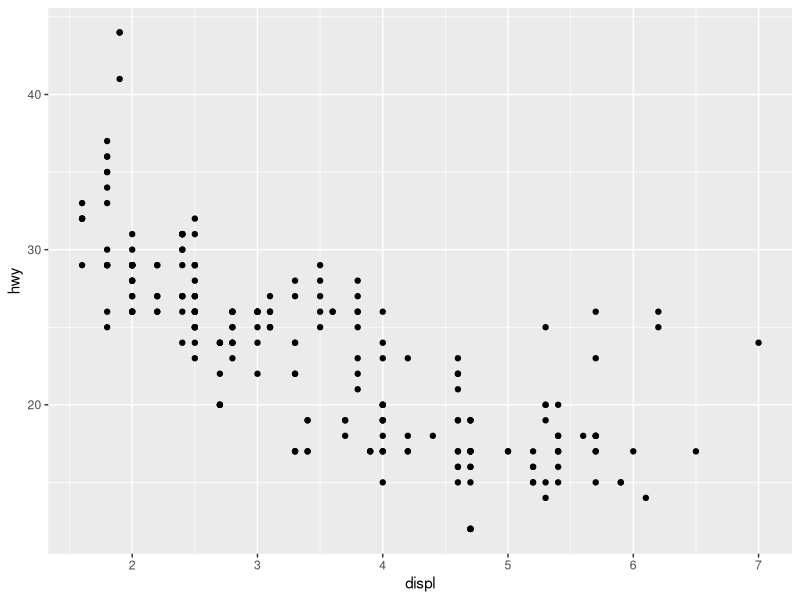
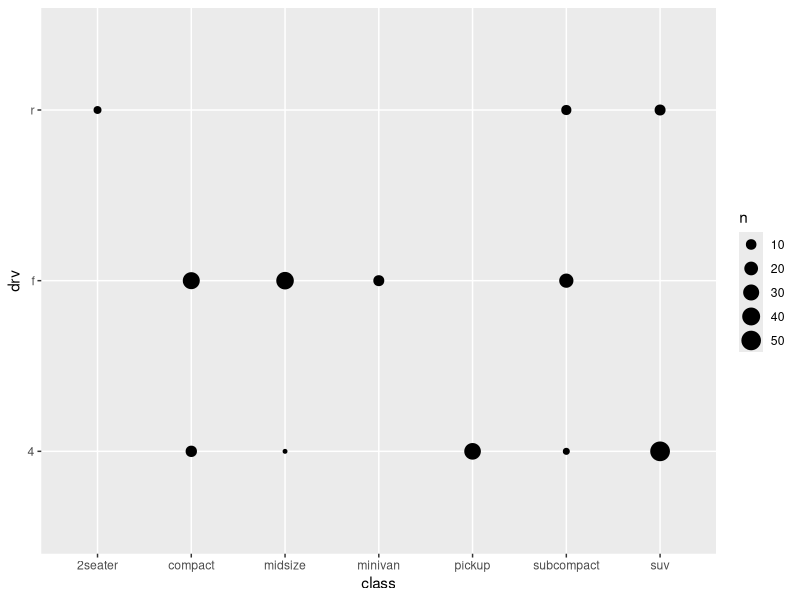
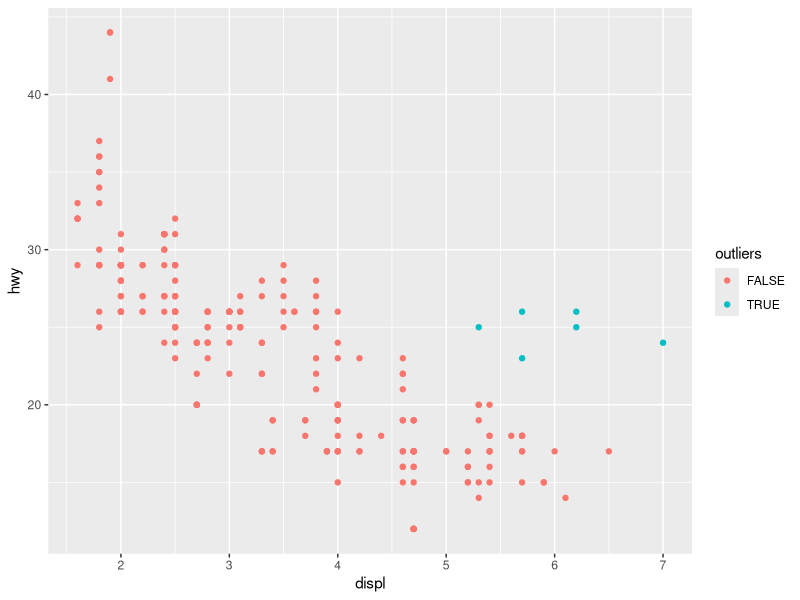
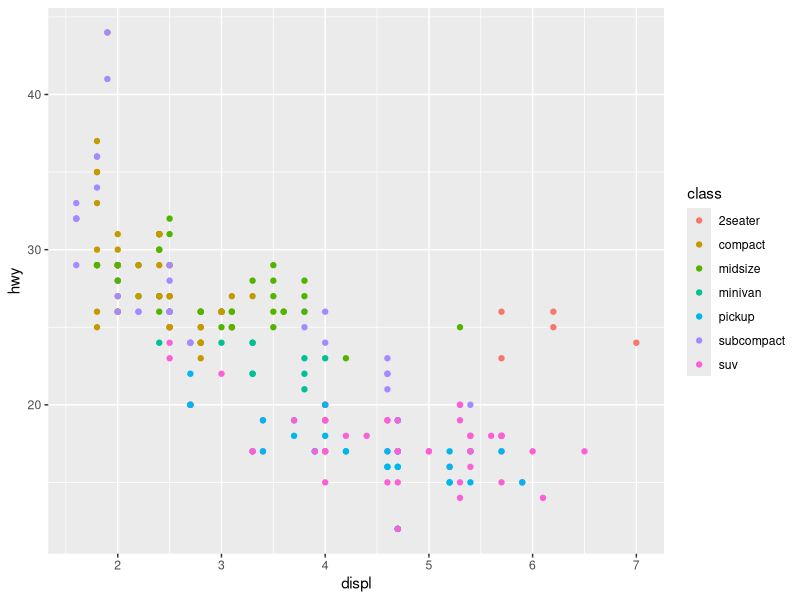
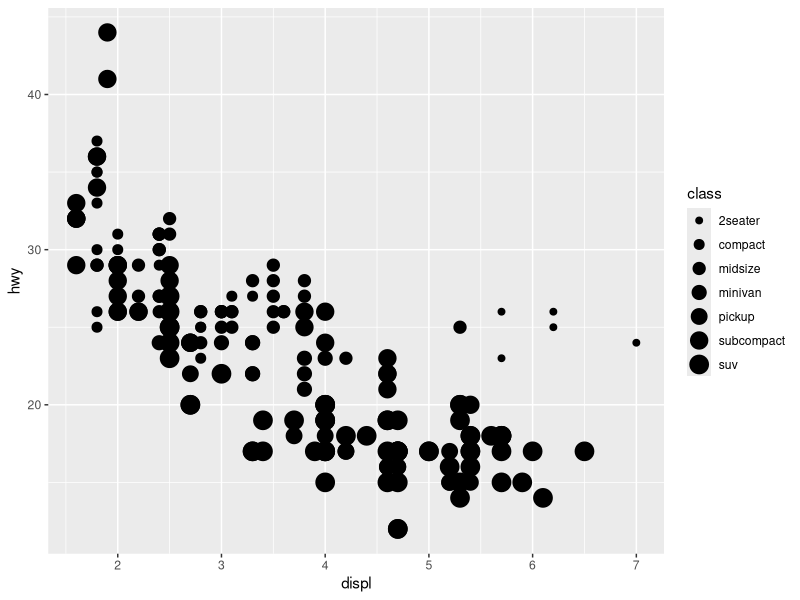
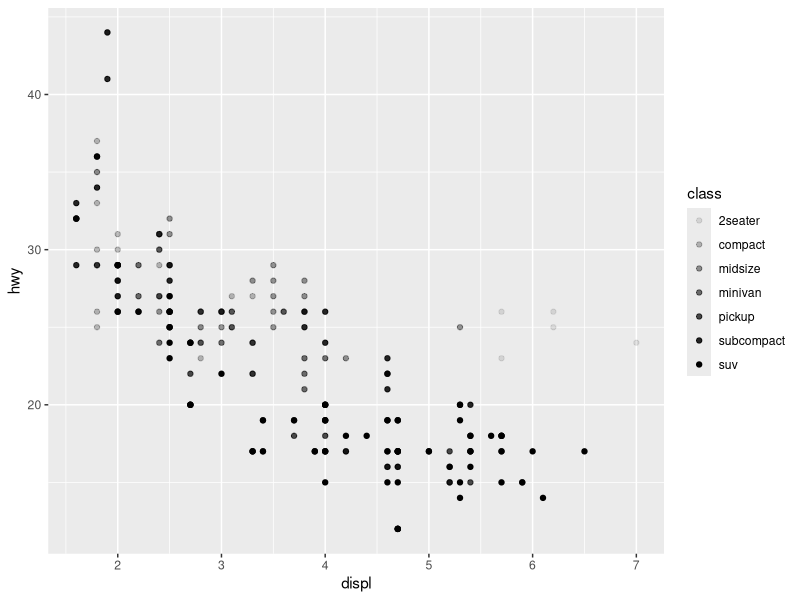
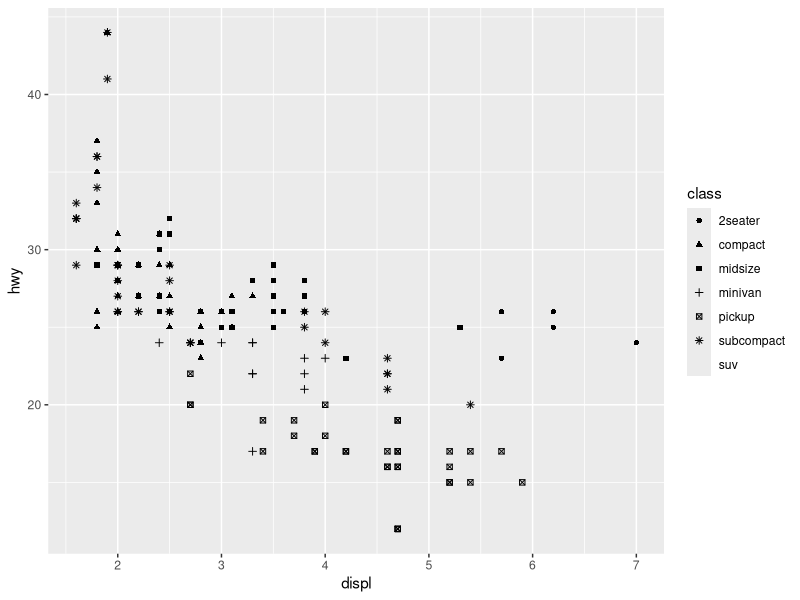
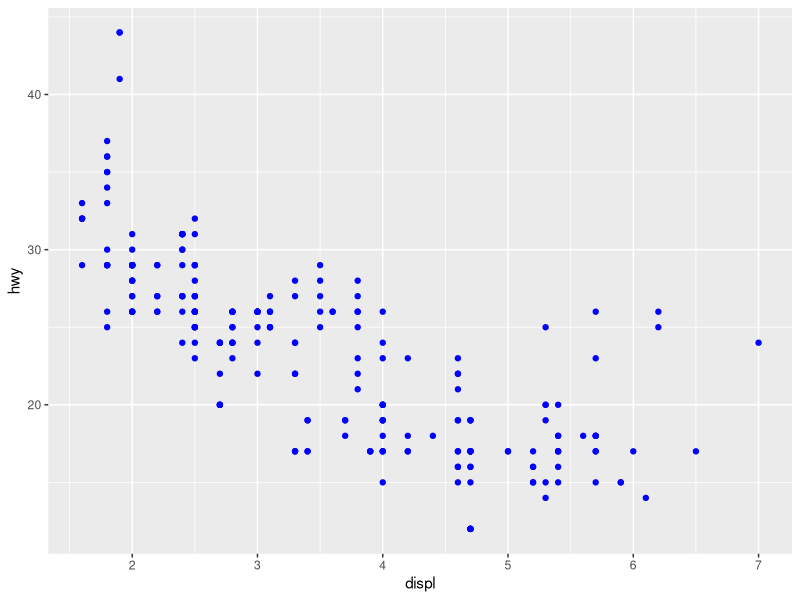

Reproduce these figures in R, in order.
library(tidyverse)

# Do cars with big engines use more fuel than cars with small engines?

ggplot2::mpg
?mpg
View(mpg)

ggplot(data = mpg) +
  geom_point(mapping = aes(x = displ, y = hwy))

# ggplot(data = <DATA>) +
# <GEOM_FUNCTION>(mapping = aes(<MAPPINGS>))

### EXERCISES
# - Run ggplot(data = mpg). What do you see?
# - How many rows are in mpg? How many columns?
# - What does the drv variable describe? Read the help for ?mpg to find out.
# - Make a scatterplot of hwy vs cyl.
# - What happens if you make a scatterplot of class vs drv? Why is the plot not useful?

# solution extra
ggplot(data = mpg) + 
  geom_count(mapping = aes(x = class, y = drv))

# next part, observe outliers

outliers <- (mpg$hwy > 20) & (mpg$displ > 5)
ggplot(mpg, aes(x = displ, y = hwy, colour = outliers)) +
  geom_point()

# aesthetics 
ggplot(data = mpg) + 
  geom_point(mapping = aes(x = displ, y = hwy, color = class))

# other options?

ggplot(data = mpg) + 
  geom_point(mapping = aes(x = displ, y = hwy, size = class))

ggplot(data = mpg) + 
  geom_point(mapping = aes(x = displ, y = hwy, alpha = class))

ggplot(data = mpg) + 
  geom_point(mapping = aes(x = displ, y = hwy, shape = class))

ggplot(data = mpg) + 
  geom_point(mapping = aes(x = displ, y = hwy), color = "blue")

### EXERCISES
# What’s gone wrong with this code? Why are the points not blue?
ggplot(data = mpg) + 
  geom_point(mapping = aes(x = displ, y = hwy, color = "blue"))

# Which variables in mpg are categorical? Which variables are continuous? (Hint: type ?mpg to read the documentation for the dataset). How can you see this information when you run mpg?
# Map a continuous variable to color, size, and shape. How do these aesthetics behave differently for categorical vs. continuous variables?
# What happens if you map the same variable to multiple aesthetics?
# What does the stroke aesthetic do? What shapes does it work with? (Hint: use ?geom_point)
# What happens if you map an aesthetic to something other than a variable name, like aes(colour = displ < 5)? Note, you’ll also need to specify x and y.

# Extra solutions
glimpse(mpg)
ggplot(mtcars, aes(wt, mpg)) +
  geom_point(shape = 21, colour = "black", fill = "white", size = 5, stroke = 5)

# Facets

ggplot(data = mpg) + 
  geom_point(mapping = aes(x = displ, y = hwy)) + 
  facet_wrap(~ class, nrow = 2)

ggplot(data = mpg) + 
  geom_point(mapping = aes(x = displ, y = hwy)) + 
  facet_grid(drv ~ cyl)

## GEOMs

# What's the difference?

ggplot(data = mpg) + 
  geom_point(mapping = aes(x = displ, y = hwy))

ggplot(data = mpg) + 
  geom_smooth(mapping = aes(x = displ, y = hwy))

# different line-type

ggplot(data = mpg) + 
  geom_smooth(mapping = aes(x = displ, y = hwy, linetype = drv))

# groups and legends

ggplot(data = mpg) +
  geom_smooth(mapping = aes(x = displ, y = hwy))

ggplot(data = mpg) +
  geom_smooth(mapping = aes(x = displ, y = hwy, group = drv))

ggplot(data = mpg) +
  geom_smooth(
    mapping = aes(x = displ, y = hwy, color = drv),
    show.legend = FALSE
  )

# Two geoms

ggplot(data = mpg) + 
  geom_point(mapping = aes(x = displ, y = hwy)) +
  geom_smooth(mapping = aes(x = displ, y = hwy))

# but avoid code duplication

ggplot(data = mpg, mapping = aes(x = displ, y = hwy)) + 
  geom_point() + 
  geom_smooth()

# possible to overwrite global settings for individual layer

ggplot(data = mpg, mapping = aes(x = displ, y = hwy)) + 
  geom_point(mapping = aes(color = class)) + 
  geom_smooth()

ggplot(mpg, aes(x = displ, y = hwy)) + 
  geom_point(aes(color = drv)) + 
  geom_smooth(aes(color = drv, linetype = drv))

#change data for geoms
ggplot(data = mpg, mapping = aes(x = displ, y = hwy)) + 
  geom_point(mapping = aes(color = class)) + 
  geom_smooth(data = filter(mpg, class == "subcompact"), se = FALSE)

### EXERCISES
# - What geom would you use to draw a line chart? A boxplot? A histogram? An area chart?
# - Run this code in your head and predict what the output will look like. Then, run the code in R and check your predictions.

ggplot(data = mpg, mapping = aes(x = displ, y = hwy, color = drv)) + 
  geom_point() + 
  geom_smooth(aes(linetype = drv), se = FALSE)

# - What does show.legend = FALSE mean? What happens if you remove it? 

ggplot(data = mpg) +
  geom_smooth(
    mapping = aes(x = displ, y = hwy, color = drv),
    show.legend = FALSE
  )

# - What does the se argument to geom_smooth() do?
# - Reproduce the graphs of the exercise slide.

# grid plots

p1 <- ggplot(data = mpg) + 
  geom_point(mapping = aes(x = displ, y = hwy)) +
  geom_smooth(mapping = aes(x = displ, y = hwy))

p2 <- ggplot(data = mpg, mapping = aes(x = displ, y = hwy)) + 
  geom_point() + 
  geom_smooth()

library(gridExtra)
grid.arrange(p1, p2, nrow = 2)

## Statistical Transformation

ggplot(data = diamonds) + 
  geom_bar(mapping = aes(x = cut))

diamonds
table(diamonds$cut)

# bar charts, histograms, and frequency polygons bin your data and then plot bin counts, the number of points that fall in each bin.
# smoothers fit a model to your data and then plot predictions from the model.
# boxplots compute a robust summary of the distribution and then display a specially formatted box.
?geom_bar

ggplot(data = diamonds) + 
  stat_count(mapping = aes(x = cut))

demo <- table(diamonds$cut) %>% as.data.frame %>% as_tibble
demo

ggplot(demo) +
  geom_bar(aes(x = Var1, y = Freq), stat = "identity")

ggplot(data = diamonds) + 
  geom_bar(mapping = aes(x = cut, y = ..prop.., group = 1))

ggplot(data = diamonds) + 
  stat_summary(
    mapping = aes(x = cut, y = depth),
    fun.ymin = min,
    fun.ymax = max,
    fun.y = median
  )

### EXERCISES

# What is the default geom associated with stat_summary()? How could you rewrite the previous plot to use that geom function instead of the stat function?
# What does geom_col() do? How is it different to geom_bar()?
# What variables does stat_smooth() compute? What parameters control its behaviour?
# n our proportion bar chart, we need to set group = 1. Why? In other words what is the problem with these two graphs?

ggplot(data = diamonds) + 
  geom_bar(mapping = aes(x = cut, y = ..prop..))
ggplot(data = diamonds) + 
  geom_bar(mapping = aes(x = cut, fill = color, y = ..prop..))


## Position Adjustments

ggplot(data = diamonds) + 
  geom_bar(mapping = aes(x = cut, colour = cut))
ggplot(data = diamonds) + 
  geom_bar(mapping = aes(x = cut, fill = cut))
ggplot(data = diamonds) + 
  geom_bar(mapping = aes(x = cut, fill = clarity))

# PA "identity"
ggplot(data = diamonds, mapping = aes(x = cut, fill = clarity)) + 
  geom_bar(alpha = 1/5, position = "identity")
ggplot(data = diamonds, mapping = aes(x = cut, colour = clarity)) + 
  geom_bar(fill = NA, position = "identity")

# PA "fill"
ggplot(data = diamonds) + 
  geom_bar(mapping = aes(x = cut, fill = clarity), position = "fill")

# PA "dodge"
ggplot(data = diamonds) + 
  geom_bar(mapping = aes(x = cut, fill = clarity), position = "dodge")

# PA "jitter"

ggplot(data = mpg) + 
  geom_point(mapping = aes(x = displ, y = hwy))
ggplot(data = mpg) + 
  geom_point(mapping = aes(x = displ, y = hwy), position = "jitter")

# ggplot2 comes with a shorthand for geom_point(position = "jitter"): geom_jitter()


### EXERCISES

# What is the problem with this plot? How could you improve it?
ggplot(data = mpg, mapping = aes(x = cty, y = hwy)) + 
  geom_point()
# What parameters to geom_jitter() control the amount of jittering?
# Compare and contrast geom_jitter() with geom_count()
# What’s the default position adjustment for geom_boxplot()? Create a visualization of the mpg dataset that demonstrates it.


## Coordinate System

# flip
ggplot(data = mpg, mapping = aes(x = class, y = hwy)) + 
  geom_boxplot()
ggplot(data = mpg, mapping = aes(x = class, y = hwy)) + 
  geom_boxplot() +
  coord_flip()

#map
# install.packages("maps")
library(maps)
italy <- map_data("italy")

ggplot(italy, aes(long, lat, group = group)) +
  geom_polygon(fill = "white", colour = "black")

ggplot(italy, aes(long, lat, group = group)) +
  geom_polygon(fill = "white", colour = "black") +
  coord_quickmap()

# polar

bar <- ggplot(data = diamonds) + 
  geom_bar(
    mapping = aes(x = cut, fill = cut), 
    show.legend = FALSE,
    width = 1
  ) + 
  theme(aspect.ratio = 1) +
  labs(x = NULL, y = NULL)

bar + coord_flip()
bar + coord_polar()

### Exercises
# Turn a stacked bar chart into a pie chart using coord_polar().
# What does the plot below tell you about the relationship between city and highway mpg? Why is coord_fixed() important? What does geom_abline() do?
ggplot(data = mpg, mapping = aes(x = cty, y = hwy)) +
  geom_point() +
  geom_abline() +
  coord_fixed()

## ggplot2

# don't run

# ggplot(data = <DATA>) + 
#  <GEOM_FUNCTION>(
#    mapping = aes(<MAPPINGS>),
#    stat = <STAT>, 
#    position = <POSITION>
#  ) +
#  <COORDINATE_FUNCTION> +
#  <FACET_FUNCTION>
